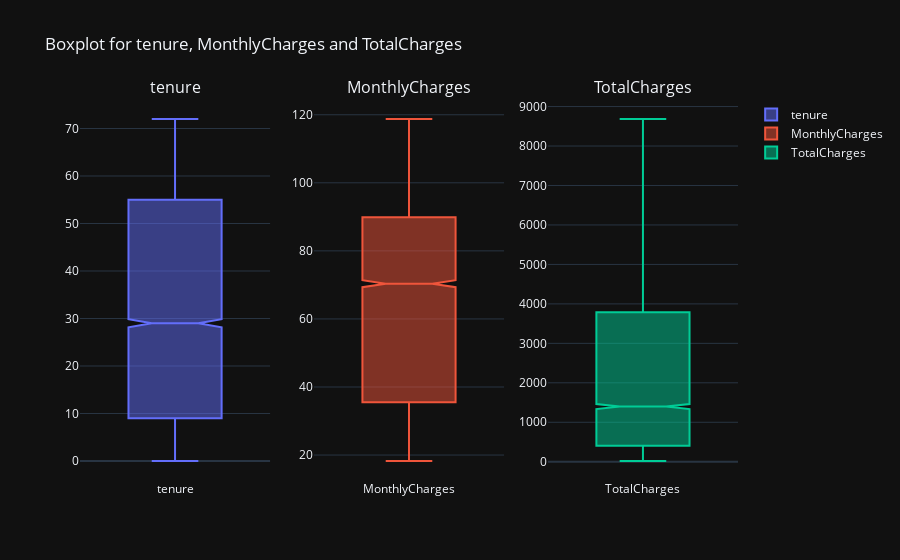

The notebook cell saved with this chart:
### Markdown cell above
### Analyzing the numeric features of the dataset

### Code cell
from plotly.subplots import make_subplots
numericFeature = churn_clean[['tenure', 'MonthlyCharges', 'TotalCharges', 'Churn']]
a=numericFeature.columns

i=0
fig = make_subplots(rows=1, cols=3, subplot_titles=list(numericFeature.columns))
row = 1
for col in range(1,4):
    fig.add_trace(go.Box(y=numericFeature[a[i]], notched=True, name=a[i]),row = row, col = col)    
    fig.update_layout(title='Boxplot for tenure, MonthlyCharges and TotalCharges', template='plotly_dark')
    i+=1

fig

### Figure 1 — Plotly figure (JSON) as saved in the notebook; plotly's stock layout.template omitted (floating-point values rounded to 4 significant figures; data arrays with more than 128 entries replaced by an {"elided": "..."} marker saying what was removed)
{"data": [{"name": "tenure", "notched": true, "type": "box", "xaxis": "x", "y": {"elided": "7043 int values"}, "yaxis": "y"}, {"name": "MonthlyCharges", "notched": true, "type": "box", "xaxis": "x2", "y": {"elided": "7043 float values"}, "yaxis": "y2"}, {"name": "TotalCharges", "notched": true, "type": "box", "xaxis": "x3", "y": {"elided": "7043 float values"}, "yaxis": "y3"}], "layout": {"annotations": [{"font": {"size": 16}, "showarrow": false, "text": "tenure", "x": 0.1444, "xanchor": "center", "xref": "paper", "y": 1, "yanchor": "bottom", "yref": "paper"}, {"font": {"size": 16}, "showarrow": false, "text": "MonthlyCharges", "x": 0.5, "xanchor": "center", "xref": "paper", "y": 1, "yanchor": "bottom", "yref": "paper"}, {"font": {"size": 16}, "showarrow": false, "text": "TotalCharges", "x": 0.8556, "xanchor": "center", "xref": "paper", "y": 1, "yanchor": "bottom", "yref": "paper"}], "title": {"text": "Boxplot for tenure, MonthlyCharges and TotalCharges"}, "xaxis": {"anchor": "y", "domain": [0, 0.2889]}, "xaxis2": {"anchor": "y2", "domain": [0.3556, 0.6444]}, "xaxis3": {"anchor": "y3", "domain": [0.7111, 1]}, "yaxis": {"anchor": "x", "domain": [0, 1]}, "yaxis2": {"anchor": "x2", "domain": [0, 1]}, "yaxis3": {"anchor": "x3", "domain": [0, 1]}}}
